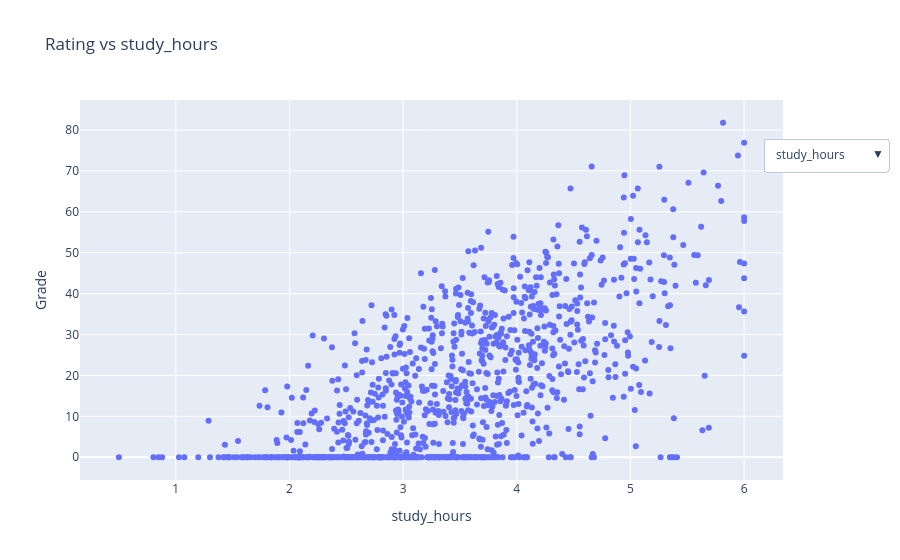

Here is the notebook cell this chart was saved with:
### Markdown cell above
## Vezbamo Scatter sa Plotly-em
Setimo se skupa podataka o studentskim navikama i ocenama, koji smo koristili ranije da ispitamo kako različite navike utiču na uspeh. Tada smo koristili statičke grafikone. Sada je vreme za interaktivni upgrade!

student_performance_data.csv

Zadatak: Iskoristimo moć interaktivnih tačkastih dijagrama kako bismo otkrili:

- koji faktori najviše utiču na studentski uspeh;
- koje korelacije bi nam promakle bez dinamičkog istraživanja;
- i ko se krije iza tih najzanimljivijih tačkica.

Šta je potrebno da uradimo?

- Učitajmo skup podataka student_performance_data.csv.
- Kreirajmo interaktivne scatter plotove unutar jedne figure.
- Aktivirajmo hover prikaz sa detaljima (ime i prezime, univerzitet, godine, broj časova, vreme provedeno u učenju...).
- Dodajmo padajući meni za biranje različitih karakteristika koje poredimo sa ocenom (grade).

Kada postaviš dijagrame, pokušaj da odgovoriš na sledeća pitanja – koristi hover i pametno zumiranje:

- Ko su i koje univerzitete pohađaju tri studenta sa najboljim ocenama?
- Ko je proveo najviše vremena u učenju, a nije položio?
- Koju ocenu je ostvario student koji je propustio najviše časova?
- Ko je najbolji student s brojem obuće 46? (Da, postoji i ta kolona!)

### Code cell
import plotly.graph_objects as go
import pandas as pd
df = pd.read_csv("student_performance_data.csv")

fig = go.Figure()
features = ["study_hours", "missed_classes", "sleep_hours", "shoe_size"]

hover_text= df.apply(lambda row:
                     f"<b>{row['full_name']}</b><br><br>"
 
                      f"University: {row['university']}<br>"
 
                      f"Age: {row['age']}<br>"
 
                      f"Study hours: {row['study_hours']:.2f}<br>"
 
                      f"Missed classes: {row['missed_classes']}<br>"
 
                      f"Sleep hours: {row['sleep_hours']:.2f}<br>"
 
                      f"Shoe size: {row['shoe_size']}<br>"
 
                      f"Grade: {row['grade']:.2f}<br>", axis=1)

for i, feature in enumerate(features):
    fig.add_trace(go.Scatter(
        x=df[feature],
        y=df["grade"],
        mode="markers",
        hovertext=hover_text,
        hoverinfo="text",
        name=feature,
        visible = (i == 0)
    ))

buttons = []
for i, feature in enumerate(features):
    visibility = [j == i for j in range(len(features))]
    buttons.append(dict(
        label=feature,
        method="update",
        args=[
            {"visible": visibility},
            {
                "title": {"text": f"Grade vs {feature}"},
                "xaxis": {"title": {"text": feature}}
            }
        ]
    ))
 
fig.update_layout(
        updatemenus=[dict(
        type="dropdown",
        direction="down",
        buttons=buttons,
        x=1.15,
        y=0.9
    )],
    title=f"Rating vs {features[0]}",
    xaxis_title=features[0],
    yaxis_title="Grade",
    showlegend=False
)

fig.show()

### Figure 1 — Plotly figure (JSON) as saved in the notebook; plotly's stock layout.template omitted (floating-point values rounded to 4 significant figures; data arrays with more than 128 entries replaced by an {"elided": "..."} marker saying what was removed)
{"data": [{"hoverinfo": "text", "hovertext": {"elided": "1000 str values"}, "mode": "markers", "name": "study_hours", "type": "scatter", "visible": true, "x": {"elided": "1000 float values"}, "y": {"elided": "1000 float values"}}, {"hoverinfo": "text", "hovertext": {"elided": "1000 str values"}, "mode": "markers", "name": "missed_classes", "type": "scatter", "visible": false, "x": {"elided": "1000 int values"}, "y": {"elided": "1000 float values"}}, {"hoverinfo": "text", "hovertext": {"elided": "1000 str values"}, "mode": "markers", "name": "sleep_hours", "type": "scatter", "visible": false, "x": {"elided": "1000 float values"}, "y": {"elided": "1000 float values"}}, {"hoverinfo": "text", "hovertext": {"elided": "1000 str values"}, "mode": "markers", "name": "shoe_size", "type": "scatter", "visible": false, "x": {"elided": "1000 int values"}, "y": {"elided": "1000 float values"}}], "layout": {"showlegend": false, "title": {"text": "Rating vs study_hours"}, "updatemenus": [{"buttons": [{"args": [{"visible": [true, false, false, false]}, {"title": {"text": "Grade vs study_hours"}, "xaxis": {"title": {"text": "study_hours"}}}], "label": "study_hours", "method": "update"}, {"args": [{"visible": [false, true, false, false]}, {"title": {"text": "Grade vs missed_classes"}, "xaxis": {"title": {"text": "missed_classes"}}}], "label": "missed_classes", "method": "update"}, {"args": [{"visible": [false, false, true, false]}, {"title": {"text": "Grade vs sleep_hours"}, "xaxis": {"title": {"text": "sleep_hours"}}}], "label": "sleep_hours", "method": "update"}, {"args": [{"visible": [false, false, false, true]}, {"title": {"text": "Grade vs shoe_size"}, "xaxis": {"title": {"text": "shoe_size"}}}], "label": "shoe_size", "method": "update"}], "direction": "down", "type": "dropdown", "x": 1.15, "y": 0.9}], "xaxis": {"title": {"text": "study_hours"}}, "yaxis": {"title": {"text": "Grade"}}}}
